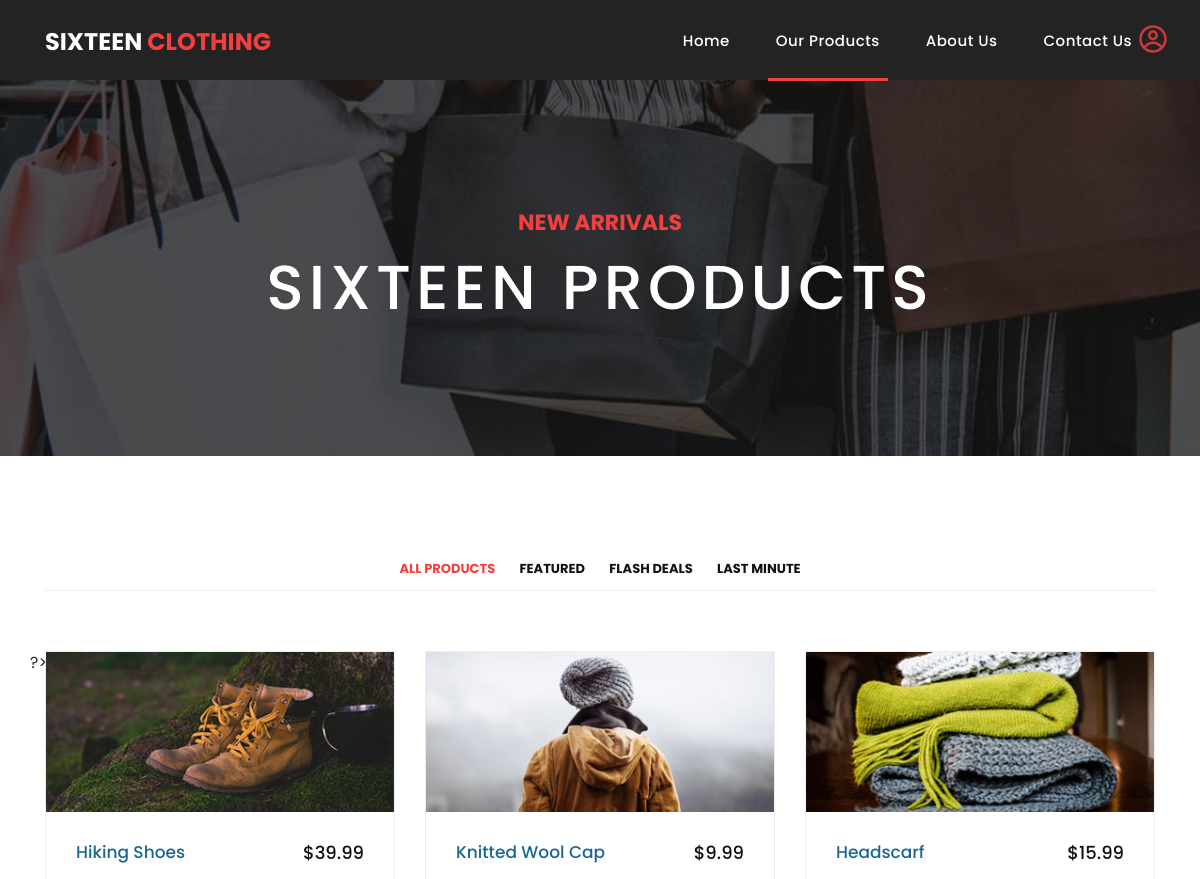
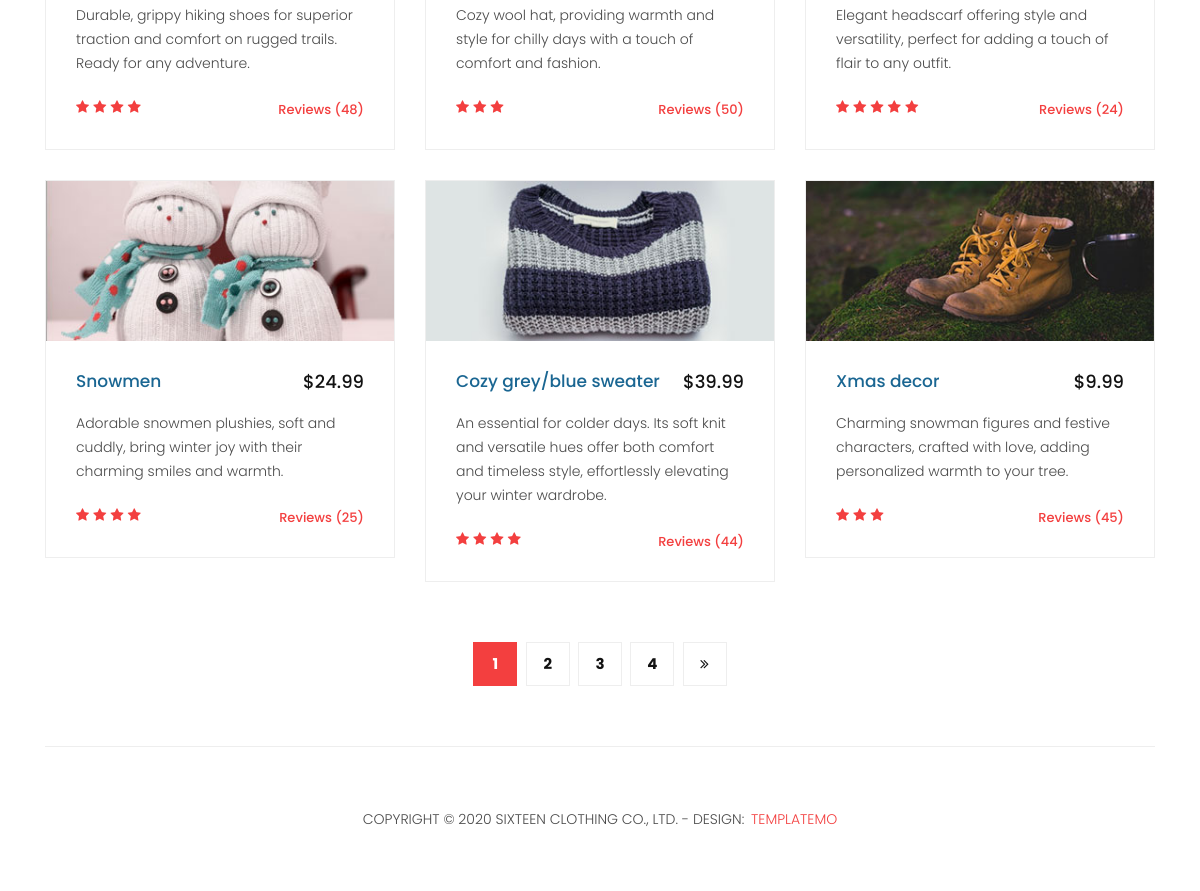
/products.php, run on the app's committed database (2 pictures, top to bottom).
### tables this page shows
CREATE TABLE `products` (
                            `id` int(11) NOT NULL,
                            `name` varchar(30) NOT NULL,
                            `price` decimal(10,2) NOT NULL,
                            `properties` text NOT NULL,
                            `stars` int(5) NOT NULL,
                            `img_src` varchar(126) NOT NULL,
                            `featured` tinyint(4) DEFAULT NULL,
                            `flash_deal` tinyint(4) DEFAULT NULL,
                            `last_minute` tinyint(4) DEFAULT NULL,
                            `date` timestamp NULL DEFAULT current_timestamp()
);

### lib/db.php (called while the page is built, shortened)
<?php
class db
{
    private $host = "localhost";
    private $username = "root";
    private $password = "";
    private $dbName = "sixteen";
    private \PDO $connection;
    public function __construct(
        string $host = "",
        int $port = 3306,
        string $username = "",
        string $password = "",
        string $dbName = ""
    )
    {
        try {
            $this->connection = new \PDO (
                "mysql:host=$this->host;dbname=$this->dbName;charset=utf8mb4",
                $this->username,
                $this->password
            );
        }
        catch (\PDOException $e) {
            echo "Connection failed: " . $e->getMessage();
        }
    }
    public function getProducss(): array
    {
        $sql = "SELECT * FROM products";
        $query = $this->connection->query($sql);
        $data = $query->fetchAll(\PDO::FETCH_ASSOC);
        $products = [];
        foreach ($data as $item) {
            $products[] = [
                'id' => $item['id'],
                'name' => $item['name'],
                'price' => $item['price'],
                'properties' => $item['properties'],
                'stars' => $item['stars'],
                'img_src' => $item['img_src'],
                'featured' => $item['featured'],
                'flash_deal' => $item['flash_deal'],
                'last_minute' => $item['last_minute'],
                'date' => $item['date']
            ];
        }
        return $products;
    }
}

### parts/products.php (the view, shortened to what this page needs)
<?php
$db = new MyDb();
$products = $db->getProducss();
?>
<div class="products">
    <div class="container">
        <div class="row">
            <div class="col-md-12">
                <div class="filters">
                    <ul>
                        <li class="active" data-filter="*">All Products</li>
                        <li data-filter=".des">Featured</li>
                        <li data-filter=".dev">Flash Deals</li>
                        <li data-filter=".gra">Last Minute</li>
                    </ul>
                </div>
            </div>
            <div class="col-md-12">
                <div class="filters-content">
                    <div class="row grid">
                        <?php foreach ($products as $product) : ?>
                            <?php
                                $classes = '';
                                if ($product['featured'] == 1) {
                                    $classes .= ' des';
                                }
                                if ($product['flash_deal'] == 1) {
                                    $classes .= ' dev';
                                }
                                if ($product['last_minute'] == 1) {
                                    $classes .= ' gra';
                                }
                            ?>
                            ?>
                            <div class="col-lg-4 col-md-4 all<?= $classes ?>">
                                <div class="product-item">
                                    <a href="#"><img src="<?= $product['img_src'] ?>" alt=""></a>
                                    <div class="down-content">
                                        <a href="#"><h4><?= $product['name'] ?></h4></a>
                                        <h6>$<?= $product['price'] ?></h6>
                                        <p><?= $product['properties'] ?></p>
                                        <ul class="stars">
                                            <?php for ($i = 0; $i < $product['stars']; $i++) : ?>
                                                <li><i class="fa fa-star"></i></li>
                                            <?php endfor; ?>
                                        </ul>
                                        <span>Reviews (<?= rand(10, 50) ?>)</span>
                                    </div>
                                </div>
                            </div>
                        <?php endforeach; ?>
                    </div>
                </div>
            </div>
            <div class="col-md-12">
                <ul class="pages">
                    <li class="active" ><a href="#">1</a></li>
                    <li><a href="#">2</a></li>
                    <li><a href="#">3</a></li>
                    <li><a href="#">4</a></li>
                    <li><a href="#"><i class="fa fa-angle-double-right"></i></a></li>
                </ul>
            </div>
        </div>
    </div>
</div>

### assets/css/templatemo-sixteen.css (style rules this page uses)
body { font-family: 'Poppins', sans-serif; overflow-x: hidden; text-rendering: optimizeLegibility; -webkit-font-smoothing: antialiased; -moz-osx-font-smoothing: grayscale; }
p { margin-bottom: 0px; font-size: 14px; font-weight: 300; color: #4a4a4a; line-height: 24px; }
a { text-decoration: none!important; }
ul { padding: 0; margin: 0; list-style: none; }
h1,h2,h3,h4,h5,h6 { margin: 0px; }
.product-item { border: 1px solid #eee; margin-bottom: 30px; }
.product-item .down-content { padding: 30px; position: relative; }
.product-item img { width: 100%; overflow: hidden; }
.product-item .down-content h4 { font-size: 17px; color: #1a6692; margin-bottom: 20px; }
.product-item .down-content h6 { position: absolute; top: 30px; right: 30px; font-size: 18px; color: #121212; }
.product-item .down-content p { margin-bottom: 20px; }
.product-item .down-content ul li { display: inline-block; }
.product-item .down-content ul li i { color: #f33f3f; font-size: 14px; }
.product-item .down-content span { position: absolute; right: 30px; bottom: 30px; font-size: 13px; color: #f33f3f; font-weight: 500; }
.products { margin-top: 100px; }
.products .filters { text-align: center; border-bottom: 1px solid #eee; padding-bottom: 10px; margin-bottom: 60px; }
.products .filters li { text-transform: uppercase; font-size: 13px; font-weight: 700; color: #121212; display: inline-block; margin: 0px 10px; transition: all .3s; cursor: pointer; }
.products .filters ul li.active, .products .filters ul li:hover { color: #f33f3f; }
.products ul.pages { margin-top: 30px; text-align: center; }
.products ul.pages li { display: inline-block; margin: 0px 2px; }
.products ul.pages li a { width: 44px; height: 44px; display: inline-block; line-height: 42px; border: 1px solid #eee; font-size: 15px; font-weight: 700; color: #121212; transition: all .3s; }
.products ul.pages li a:hover, .products ul.pages li.active a { background-color: #f33f3f; border-color: #f33f3f; color: #fff; }

### data on the page
products: img_src (picture), name "Hiking Shoes", price "39.99", properties "Durable, grippy hiking shoes for superior traction and comfort on rugged trails. Ready for any adventure.", stars 4 (drawn)
products: img_src (picture), name "Knitted Wool Cap", price "9.99", properties "Cozy wool hat, providing warmth and style for chilly days with a touch of comfort and fashion.", stars 3 (drawn)
products: img_src (picture), name "Headscarf", price "15.99", properties "Elegant headscarf offering style and versatility, perfect for adding a touch of flair to any outfit.", stars 5 (drawn)
products: shows a picture, name "Snowmen", price "24.99", properties "Adorable snowmen plushies, soft and cuddly, bring winter joy with their charming smiles and warmth.", stars 4 (drawn)
products: img_src (picture), name "Cozy grey/blue sweater", price "39.99", properties "An essential for colder days. Its soft knit and versatile hues offer both comfort and timeless style, effortlessly elevating your winter wardrobe.", stars 4 (drawn)
products: img_src (picture), name "Xmas decor", price "9.99", properties "Charming snowman figures and festive characters, crafted with love, adding personalized warmth to your tree.", stars 3 (drawn)

### other printed values
$name "Home"
$name "Our Products"
$name "About Us"
$name "Contact Us"
